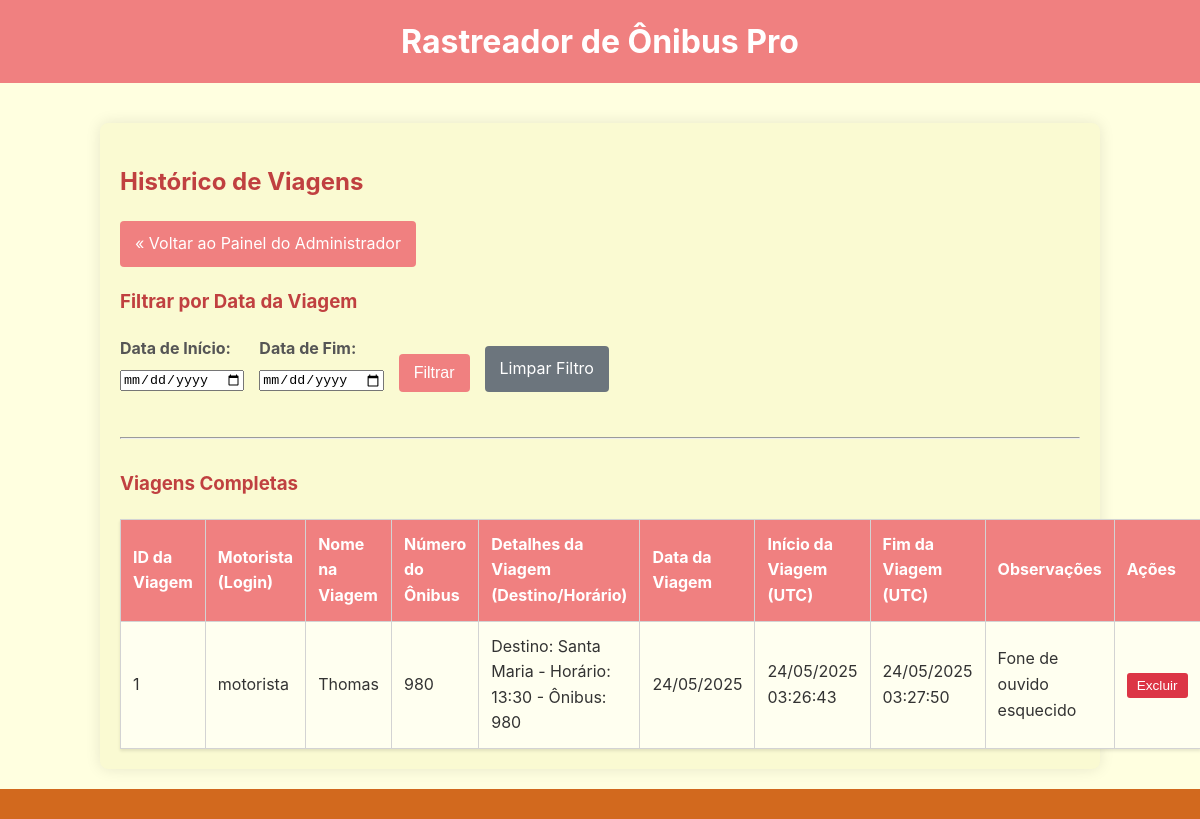
Screenshot of /admin/historico_viagens (signed in) with the database file from the repository.
### app.py (models this page shows, shortened)
class Trip(db.Model): # db.Model será resolvido quando db for inicializado com a app
    id = db.Column(db.Integer, primary_key=True)
    driver_id = db.Column(db.Integer, db.ForeignKey('user.id'), nullable=False)
    schedule = db.Column(db.String(255), nullable=True) # Comprimento aumentado
    start_time = db.Column(db.DateTime, nullable=True)
    end_time = db.Column(db.DateTime, nullable=True)
    status = db.Column(db.String(20), nullable=False, default='pending') # ex: 'pending', 'active', 'completed'
    current_latitude = db.Column(db.Float, nullable=True)
    current_longitude = db.Column(db.Float, nullable=True)
    last_location_update = db.Column(db.DateTime, nullable=True)
    numero_onibus = db.Column(db.String(50), nullable=True) # Novo campo para número do ônibus
    data_viagem = db.Column(db.Date, nullable=True) # Novo campo para data da viagem
    observacao = db.Column(db.Text, nullable=True) # Novo campo para observações ao finalizar
    nome_motorista_viagem = db.Column(db.String(100), nullable=False) # Nome específico do motorista para a viagem
    driver = db.relationship('User', backref=db.backref('trips', lazy=True))

class User(UserMixin, db.Model): # db.Model será resolvido quando db for inicializado com a app
    id = db.Column(db.Integer, primary_key=True)
    username = db.Column(db.String(80), unique=True, nullable=False)
    password = db.Column(db.String(200), nullable=False) # Comprimento aumentado para hash
    role = db.Column(db.String(20), nullable=False, default='driver') # 'admin' ou 'driver'

### app.py (the view)
    @app.route('/admin/historico_viagens', methods=['GET'])
    @login_required
    def admin_historico_viagens():
        if current_user.role != 'admin':
            flash('Acesso negado: Somente administradores.', 'danger')
            return redirect(url_for('index'))
        data_inicio_str = request.args.get('data_inicio')
        data_fim_str = request.args.get('data_fim')
        data_inicio = None
        data_fim = None
        query = Trip.query.filter_by(status='completed')
        if data_inicio_str:
            try:
                data_inicio = datetime.strptime(data_inicio_str, '%Y-%m-%d').date()
                query = query.filter(Trip.data_viagem >= data_inicio)
            except ValueError:
                flash('Formato de Data de Início inválido. Use AAAA-MM-DD.', 'danger')
        if data_fim_str:
            try:
                data_fim = datetime.strptime(data_fim_str, '%Y-%m-%d').date()
                query = query.filter(Trip.data_viagem <= data_fim)
            except ValueError:
                flash('Formato de Data de Fim inválido. Use AAAA-MM-DD.', 'danger')
        viagens_completas = query.order_by(Trip.data_viagem.desc(), Trip.start_time.desc()).all()
        return render_template('admin_historico_viagens.html',
                               viagens_completas=viagens_completas,
                               data_inicio_str=data_inicio_str,
                               data_fim_str=data_fim_str)

### app.py (called while the page is built)
@login_manager.user_loader
def load_user(user_id):
    return db.session.get(User, int(user_id)) # Atualizado para usar Session.get()

### templates/admin_historico_viagens.html (shortened to what this page needs)
{% extends 'layout.html' %}
{% block content %}
    <h2>Histórico de Viagens</h2>
    <div class="navigation-links" style="margin-bottom: 20px;">
        <a href="{{ url_for('admin_dashboard') }}" class="button-link">&laquo; Voltar ao Painel do Administrador</a>
    </div>
    <form method="GET" action="{{ url_for('admin_historico_viagens') }}" class="filter-form">
        <h3>Filtrar por Data da Viagem</h3>
        <div style="display: flex; gap: 15px; align-items: flex-end;">
            <div>
                <label for="data_inicio">Data de Início:</label>
                <input type="date" id="data_inicio" name="data_inicio" value="{{ data_inicio_str if data_inicio_str else '' }}">
            </div>
            <div>
                <label for="data_fim">Data de Fim:</label>
                <input type="date" id="data_fim" name="data_fim" value="{{ data_fim_str if data_fim_str else '' }}">
            </div>
            <div>
                <button type="submit">Filtrar</button>
            </div>
             <div>
                <a href="{{ url_for('admin_historico_viagens') }}" class="button-link" style="background-color: #6c757d;">Limpar Filtro</a>
            </div>
        </div>
    </form>
    <hr style="margin-top: 30px; margin-bottom: 30px;">
    <h3>Viagens Completas</h3>
    {% if viagens_completas %}
        <table>
            <thead>
                <tr>
                    <th>ID da Viagem</th>
                    <th>Motorista (Login)</th>
                    <th>Nome na Viagem</th>
                    <th>Número do Ônibus</th>
                    <th>Detalhes da Viagem (Destino/Horário)</th>
                    <th>Data da Viagem</th>
                    <th>Início da Viagem (UTC)</th>
                    <th>Fim da Viagem (UTC)</th>
                    <th>Observações</th>
                    <th>Ações</th>
                </tr>
            </thead>
            <tbody>
                {% for viagem in viagens_completas %}
                <tr>
                    <td>{{ viagem.id }}</td>
                    <td>{{ viagem.driver.username if viagem.driver else 'N/D' }}</td>
                    <td>{{ viagem.nome_motorista_viagem }}</td>
                    <td>{{ viagem.numero_onibus if viagem.numero_onibus else 'N/D' }}</td>
                    <td>{{ viagem.schedule }}</td>
                    <td>{{ viagem.data_viagem.strftime('%d/%m/%Y') if viagem.data_viagem else 'N/D' }}</td>
                    <td>{{ viagem.start_time.strftime('%d/%m/%Y %H:%M:%S') if viagem.start_time else 'N/D' }}</td>
                    <td>{{ viagem.end_time.strftime('%d/%m/%Y %H:%M:%S') if viagem.end_time else 'N/D' }}</td>
                    <td>{{ viagem.observacao if viagem.observacao else '' }}</td>
                    <td>
                        <form action="{{ url_for('excluir_viagem', trip_id=viagem.id) }}" method="POST" style="display:inline;">
                            <button type="submit" class="button-link btn-excluir" onclick="return confirm('Tem certeza que deseja excluir esta viagem? Esta ação não pode ser desfeita.');">Excluir</button>
                        </form>
                    </td>
                </tr>
                {% endfor %}
            </tbody>
        </table>
    {% else %}
        <p class="no-trips">Nenhuma viagem completa encontrada para o período selecionado ou no total.</p>
    {% endif %}
{% endblock %}

### templates/layout.html (shortened to what this page needs)
<!DOCTYPE html>
<html lang="pt-BR">
<head>
    <link rel="stylesheet" href="{{ url_for('static', filename='style.css') }}">
</head>
<body>
    <header>
        <h1>Rastreador de Ônibus Pro</h1>
    </header>
    <div class="container">
        {% block content %}{% endblock %}
    </div>
    <footer>
    </footer>
</body>
</html>

### static/style.css (style rules this page uses)
body { font-family: -apple-system, BlinkMacSystemFont, "Segoe UI", Roboto, "Helvetica Neue", Arial, sans-serif; line-height: 1.6; margin: 0; padding: 0; background-color: #FFFFE0; color: #333333; display: flex; flex-direction: column; min-height: 100vh; }
.container { width: 80%; max-width: 1200px; margin: 20px auto; padding: 20px; background-color: #FAFAD2; box-shadow: 0 0 15px rgba(0,0,0,0.1); border-radius: 8px; flex-grow: 1; }
header { background-color: #F08080; color: white; padding: 1rem 0; text-align: center; margin-bottom: 20px; }
header h1 { margin: 0; font-size: 2rem; color: white; }
footer { text-align: center; padding: 15px; background-color: #D2691E; color: white; margin-top: auto; }
h1, h2, h3 { color: #C04040; }
a { color: #F08080; text-decoration: none; }
form { margin-top: 20px; }
form div { margin-bottom: 15px; }
label { display: block; margin-bottom: 5px; font-weight: bold; color: #555; }
button, .button-link { display: inline-block; background-color: #F08080; color: white; padding: 10px 15px; border: none; border-radius: 4px; cursor: pointer; text-align: center; text-decoration: none; font-size: 1rem; transition: background-color 0.2s ease-in-out, transform 0.1s ease; }
table { width: 100%; border-collapse: collapse; margin-top: 20px; box-shadow: 0 2px 3px rgba(0,0,0,0.1); }
th, td { border: 1px solid #D3D3D3; padding: 12px; text-align: left; }
th { background-color: #F08080; color: white; font-weight: bold; }
tbody tr:nth-child(odd) { background-color: #FFFFF0; }
.btn-excluir { background-color: #dc3545; color: white; padding: 5px 10px; font-size: 0.85rem; border-radius: 3px; }

### rows the page displays
Trip: id "1", driver "motorista", nome_motorista_viagem "Thomas", numero_onibus "980", schedule "Destino: Santa Maria - Horário: 13:30 - Ônibus: 980", data_viagem "24/05/2025", start_time "24/05/2025 03:26:43", end_time "24/05/2025 03:27:50", observacao "Fone de ouvido esquecido"
